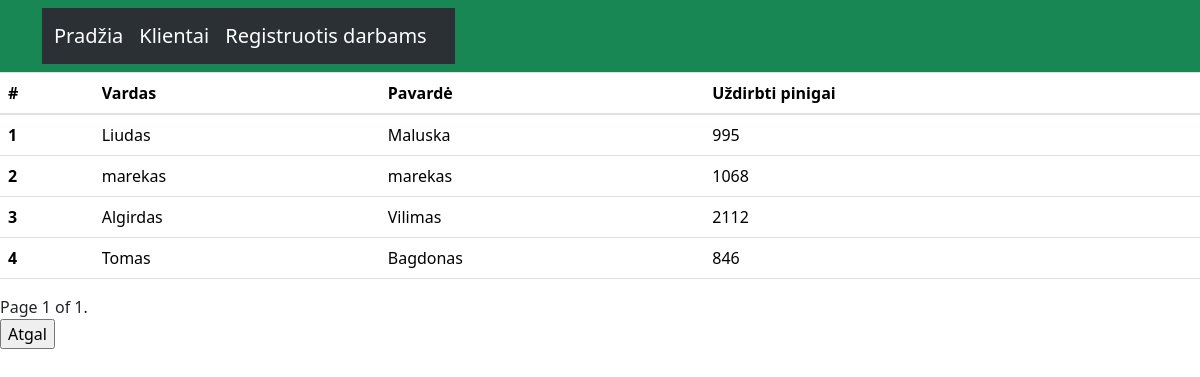
The page /service/get_received_money (signed in) on the database its author committed.
### service/models.py (models this page shows, shortened)
class BaseModel(models.Model):
    objects = models.Model
    DoesNotExist = models.Model
    class Meta:
        abstract = True

class Customer(BaseModel):
    name = models.CharField(max_length=20, blank=False)
    last_name = models.CharField(max_length=20, blank=False)
    phone_number = models.IntegerField(blank=False)
    email_address = models.EmailField(blank=True)

### service/views.py (the view)
# urls.py: path("get_received_money", get_received_money, name="get_received_money"),
@login_required
def get_received_money(request):
    money = Event.objects.all()
    result = {}
    for m in money:
        customer = m.customer
        suma = m.received_money
        if customer in result.keys():
            result[customer]['received_money'] += suma
        else:
            result[customer] = {'received_money': suma}
    final_result = [{key: value} for key, value in result.items()]
    paginator = Paginator(final_result, 15)
    page_number = request.GET.get("page", 1)
    page_object = paginator.get_page(page_number)
    return render(request, 'service/get_received_money.html', {"page_obj": page_object})

### service/templates/service/get_received_money.html (shortened to what this page needs)
{% extends 'base.html' %}
{% block content %}
    {% load static %}
        <table class="table">
          <thead>
            <tr>
              <th scope="col">#</th>
              <th scope="col">Vardas</th>
              <th scope="col">Pavardė</th>
              <th scope="col">Uždirbti pinigai</th>
            </tr>
          </thead>
          <tbody>
            {% for customer in page_obj %}
            <tr>
                <th scope="row">{{ forloop.counter }}</th>
            {% for c, suma in customer.items %}
                      <td>{{ c.name }}</td>
                      <td>{{ c.last_name }}</td>
                      <td>{{ suma.received_money }}</td>
            {% endfor %}
            </tr>
         {% endfor %}
          </tbody>
        </table>
        <div class="pagination">
            <span class="step-links">
                <span class="current">
                    Page {{ page_obj.number }} of {{ page_obj.paginator.num_pages }}.
                </span>
            </span>
        </div>
        <input type=button value="Atgal" onClick="javascript:history.go(-1);">
{% endblock %}

### static/poliravimas/calendar.css (style rules this page uses)
body { background: whiyeWWWAAAAA; }

### rows shown on the page
Customer: name "Liudas", last_name "Maluska", received_money "995"
Customer: name "marekas", last_name "marekas", received_money "1068"
Customer: name "Algirdas", last_name "Vilimas", received_money "2112"
Customer: name "Tomas", last_name "Bagdonas", received_money "846"

### other values the page prints
{{ page_obj.number }} "1"
{{ page_obj.paginator.num_pages }} "1"
